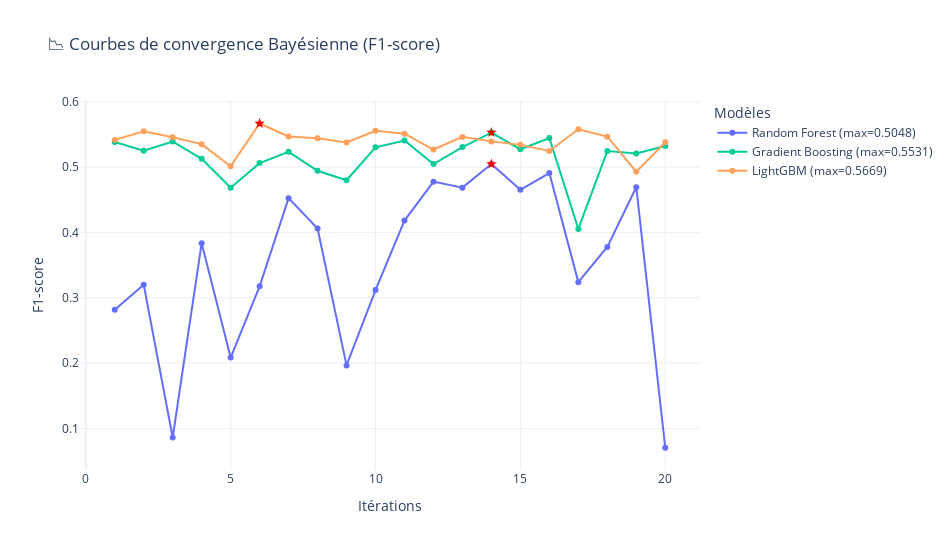

This figure's notebook cell:
### Code cell
# Itérations de l'optimisation bayésienne
trees_models.plot_all_bayes_convergences()

### Figure 1 — Plotly figure (JSON) as saved in the notebook; plotly's stock layout.template omitted (floating-point values rounded to 4 significant figures)
{"data": [{"hovertemplate": "Itération = %{x}<br>Score = %{y:.4f}<extra></extra>", "mode": "lines+markers", "name": "Random Forest (max=0.5048)", "type": "scatter", "x": [1, 2, 3, 4, 5, 6, 7, 8, 9, 10, 11, 12, 13, 14, 15, 16, 17, 18, 19, 20], "y": [0.2817, 0.3202, 0.08614, 0.3837, 0.2085, 0.3176, 0.4526, 0.4062, 0.1966, 0.3118, 0.4183, 0.4779, 0.4687, 0.5048, 0.4655, 0.491, 0.324, 0.3779, 0.4694, 0.07048]}, {"hovertemplate": "Random Forest<br>Itération optimale = 14<br>Score = 0.5048<extra></extra>", "marker": {"color": "red", "size": 8, "symbol": "star"}, "mode": "markers", "name": "Random Forest ★", "showlegend": false, "type": "scatter", "x": [14], "y": [0.5048]}, {"hovertemplate": "Itération = %{x}<br>Score = %{y:.4f}<extra></extra>", "mode": "lines+markers", "name": "Gradient Boosting (max=0.5531)", "type": "scatter", "x": [1, 2, 3, 4, 5, 6, 7, 8, 9, 10, 11, 12, 13, 14, 15, 16, 17, 18, 19, 20], "y": [0.5385, 0.5254, 0.5394, 0.5128, 0.4686, 0.5062, 0.5235, 0.4945, 0.48, 0.5304, 0.5409, 0.5048, 0.5308, 0.5531, 0.5274, 0.5445, 0.4054, 0.5246, 0.5211, 0.5323]}, {"hovertemplate": "Gradient Boosting<br>Itération optimale = 14<br>Score = 0.5531<extra></extra>", "marker": {"color": "red", "size": 8, "symbol": "star"}, "mode": "markers", "name": "Gradient Boosting ★", "showlegend": false, "type": "scatter", "x": [14], "y": [0.5531]}, {"hovertemplate": "Itération = %{x}<br>Score = %{y:.4f}<extra></extra>", "mode": "lines+markers", "name": "LightGBM (max=0.5669)", "type": "scatter", "x": [1, 2, 3, 4, 5, 6, 7, 8, 9, 10, 11, 12, 13, 14, 15, 16, 17, 18, 19, 20], "y": [0.5418, 0.5549, 0.5459, 0.5353, 0.5015, 0.5669, 0.5471, 0.5444, 0.5379, 0.5556, 0.5514, 0.527, 0.5464, 0.5395, 0.5342, 0.5248, 0.558, 0.5468, 0.4931, 0.5382]}, {"hovertemplate": "LightGBM<br>Itération optimale = 6<br>Score = 0.5669<extra></extra>", "marker": {"color": "red", "size": 8, "symbol": "star"}, "mode": "markers", "name": "LightGBM ★", "showlegend": false, "type": "scatter", "x": [6], "y": [0.5669]}], "layout": {"height": 550, "legend": {"title": {"text": "Modèles"}}, "title": {"text": "📉 Courbes de convergence Bayésienne (F1-score)"}, "width": 950, "xaxis": {"title": {"text": "Itérations"}}, "yaxis": {"title": {"text": "F1-score"}}}}
